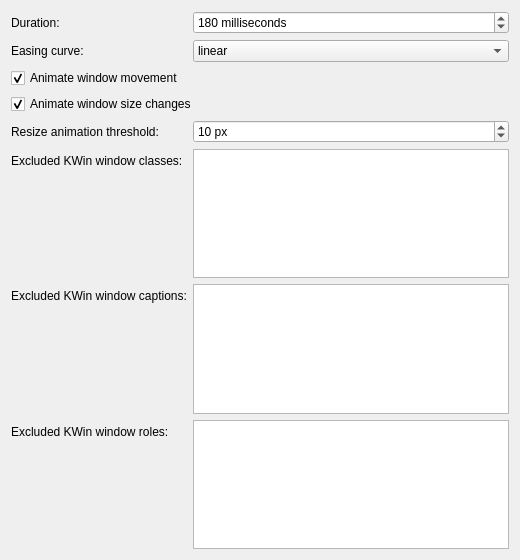
<?xml version="1.0" encoding="UTF-8"?>
<ui version="4.0">
 <class>DriftileTransitionsEffectConfig</class>
 <widget class="QWidget" name="DriftileTransitionsEffectConfig">
  <property name="geometry">
   <rect>
    <x>0</x>
    <y>0</y>
    <width>520</width>
    <height>560</height>
   </rect>
  </property>
  <layout class="QFormLayout" name="formLayout">
   <item row="0" column="0">
    <widget class="QLabel" name="label_Duration">
     <property name="text">
      <string>Duration:</string>
     </property>
     <property name="buddy">
      <cstring>kcfg_Duration</cstring>
     </property>
    </widget>
   </item>
   <item row="0" column="1">
    <widget class="QSpinBox" name="kcfg_Duration">
     <property name="sizePolicy">
      <sizepolicy hsizetype="Expanding" vsizetype="Fixed">
       <horstretch>0</horstretch>
       <verstretch>0</verstretch>
      </sizepolicy>
     </property>
     <property name="specialValueText">
      <string>Disabled</string>
     </property>
     <property name="toolTip">
      <string>Set to zero to disable all transition animations.</string>
     </property>
     <property name="suffix">
      <string> milliseconds</string>
     </property>
     <property name="maximum">
      <number>1000</number>
     </property>
     <property name="singleStep">
      <number>10</number>
     </property>
     <property name="value">
      <number>180</number>
     </property>
    </widget>
   </item>
   <item row="1" column="0">
    <widget class="QLabel" name="label_EasingCurve">
     <property name="text">
      <string>Easing curve:</string>
     </property>
     <property name="buddy">
      <cstring>kcfg_EasingCurve</cstring>
     </property>
    </widget>
   </item>
   <item row="1" column="1">
    <widget class="QComboBox" name="kcfg_EasingCurve">
     <property name="kcfg_property" stdset="0">
      <string>currentText</string>
     </property>
     <property name="toolTip">
      <string>Choose how movement and size interpolation progress over the transition duration.</string>
     </property>
     <item>
      <property name="text">
       <string>linear</string>
      </property>
     </item>
     <item>
      <property name="text">
       <string>out-quad</string>
      </property>
     </item>
     <item>
      <property name="text">
       <string>out-cubic</string>
      </property>
     </item>
     <item>
      <property name="text">
       <string>out-quart</string>
      </property>
     </item>
     <item>
      <property name="text">
       <string>out-quint</string>
      </property>
     </item>
     <item>
      <property name="text">
       <string>out-expo</string>
      </property>
     </item>
    </widget>
   </item>
   <item row="2" column="0" colspan="2">
    <widget class="QCheckBox" name="kcfg_AnimatePosition">
     <property name="text">
      <string>Animate window movement</string>
     </property>
     <property name="toolTip">
      <string>Animate position changes between tiled layouts.</string>
     </property>
     <property name="checked">
      <bool>true</bool>
     </property>
    </widget>
   </item>
   <item row="3" column="0" colspan="2">
    <widget class="QCheckBox" name="kcfg_AnimateSize">
     <property name="text">
      <string>Animate window size changes</string>
     </property>
     <property name="toolTip">
      <string>Animate width and height changes between tiled layouts.</string>
     </property>
     <property name="checked">
      <bool>true</bool>
     </property>
    </widget>
   </item>
   <item row="4" column="0">
    <widget class="QLabel" name="label_ResizeAnimationThreshold">
     <property name="text">
      <string>Resize animation threshold:</string>
     </property>
     <property name="buddy">
      <cstring>kcfg_ResizeAnimationThreshold</cstring>
     </property>
    </widget>
   </item>
   <item row="4" column="1">
    <widget class="QSpinBox" name="kcfg_ResizeAnimationThreshold">
     <property name="toolTip">
      <string>Resizes whose maximum dimension delta is at or below this threshold snap without size interpolation; movement may still animate.</string>
     </property>
     <property name="suffix">
      <string> px</string>
     </property>
     <property name="maximum">
      <number>64</number>
     </property>
     <property name="value">
      <number>10</number>
     </property>
    </widget>
   </item>
   <item row="5" column="0">
    <widget class="QLabel" name="label_WindowClassExclusions">
     <property name="text">
      <string>Excluded KWin window classes:</string>
     </property>
     <property name="buddy">
      <cstring>kcfg_WindowClassExclusions</cstring>
     </property>
    </widget>
   </item>
   <item row="5" column="1">
    <widget class="QPlainTextEdit" name="kcfg_WindowClassExclusions">
     <property name="toolTip">
      <string>Enter up to 128 exact, case-sensitive KWin windowClass strings, one per line.</string>
     </property>
     <property name="whatsThis">
      <string>Use the complete windowClass value reported by KWin. Each value may use up to 255 UTF-8 bytes. Blank lines are ignored and partial matches are not applied.</string>
     </property>
     <property name="minimumSize">
      <size>
       <width>0</width>
       <height>100</height>
      </size>
     </property>
    </widget>
   </item>
   <item row="6" column="0">
    <widget class="QLabel" name="label_WindowCaptionExclusions">
     <property name="text">
      <string>Excluded KWin window captions:</string>
     </property>
     <property name="buddy">
      <cstring>kcfg_WindowCaptionExclusions</cstring>
     </property>
    </widget>
   </item>
   <item row="6" column="1">
    <widget class="QPlainTextEdit" name="kcfg_WindowCaptionExclusions">
     <property name="toolTip">
      <string>Enter up to 128 exact, case-sensitive public KWin window captions, one per line.</string>
     </property>
     <property name="whatsThis">
      <string>Use the complete caption exposed by KWin. Each value may use up to 255 UTF-8 bytes. Blank lines are ignored and partial matches are not applied.</string>
     </property>
     <property name="minimumSize">
      <size>
       <width>0</width>
       <height>100</height>
      </size>
     </property>
    </widget>
   </item>
   <item row="7" column="0">
    <widget class="QLabel" name="label_WindowRoleExclusions">
     <property name="text">
      <string>Excluded KWin window roles:</string>
     </property>
     <property name="buddy">
      <cstring>kcfg_WindowRoleExclusions</cstring>
     </property>
    </widget>
   </item>
   <item row="7" column="1">
    <widget class="QPlainTextEdit" name="kcfg_WindowRoleExclusions">
     <property name="toolTip">
      <string>Enter up to 128 exact, case-sensitive public KWin window roles, one per line.</string>
     </property>
     <property name="whatsThis">
      <string>Use the complete windowRole value exposed by KWin. Each value may use up to 255 UTF-8 bytes. Blank lines are ignored and partial matches are not applied.</string>
     </property>
     <property name="minimumSize">
      <size>
       <width>0</width>
       <height>100</height>
      </size>
     </property>
    </widget>
   </item>
  </layout>
 </widget>
 <resources/>
 <connections/>
</ui>
